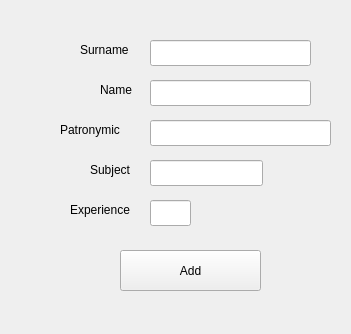
<?xml version="1.0" encoding="UTF-8"?>
<ui version="4.0">
 <class>addteacher</class>
 <widget class="QWidget" name="addteacher">
  <property name="geometry">
   <rect>
    <x>0</x>
    <y>0</y>
    <width>351</width>
    <height>334</height>
   </rect>
  </property>
  <property name="windowTitle">
   <string>Form</string>
  </property>
  <widget class="QLineEdit" name="surname1">
   <property name="geometry">
    <rect>
     <x>150</x>
     <y>40</y>
     <width>161</width>
     <height>26</height>
    </rect>
   </property>
  </widget>
  <widget class="QLineEdit" name="experience1">
   <property name="geometry">
    <rect>
     <x>150</x>
     <y>200</y>
     <width>41</width>
     <height>26</height>
    </rect>
   </property>
  </widget>
  <widget class="QLineEdit" name="subject1">
   <property name="geometry">
    <rect>
     <x>150</x>
     <y>160</y>
     <width>113</width>
     <height>26</height>
    </rect>
   </property>
  </widget>
  <widget class="QLineEdit" name="patronymic1">
   <property name="geometry">
    <rect>
     <x>150</x>
     <y>120</y>
     <width>181</width>
     <height>26</height>
    </rect>
   </property>
  </widget>
  <widget class="QLineEdit" name="name1">
   <property name="geometry">
    <rect>
     <x>150</x>
     <y>80</y>
     <width>161</width>
     <height>26</height>
    </rect>
   </property>
  </widget>
  <widget class="QPushButton" name="pushButton_2">
   <property name="geometry">
    <rect>
     <x>120</x>
     <y>250</y>
     <width>141</width>
     <height>41</height>
    </rect>
   </property>
   <property name="text">
    <string>Add</string>
   </property>
  </widget>
  <widget class="QLabel" name="label">
   <property name="geometry">
    <rect>
     <x>80</x>
     <y>40</y>
     <width>61</width>
     <height>20</height>
    </rect>
   </property>
   <property name="text">
    <string>Surname</string>
   </property>
  </widget>
  <widget class="QLabel" name="label_2">
   <property name="geometry">
    <rect>
     <x>100</x>
     <y>80</y>
     <width>41</width>
     <height>20</height>
    </rect>
   </property>
   <property name="text">
    <string>Name</string>
   </property>
  </widget>
  <widget class="QLabel" name="label_3">
   <property name="geometry">
    <rect>
     <x>60</x>
     <y>120</y>
     <width>81</width>
     <height>20</height>
    </rect>
   </property>
   <property name="text">
    <string>Patronymic</string>
   </property>
  </widget>
  <widget class="QLabel" name="label_4">
   <property name="geometry">
    <rect>
     <x>90</x>
     <y>160</y>
     <width>51</width>
     <height>19</height>
    </rect>
   </property>
   <property name="text">
    <string>Subject</string>
   </property>
  </widget>
  <widget class="QLabel" name="label_5">
   <property name="geometry">
    <rect>
     <x>70</x>
     <y>200</y>
     <width>81</width>
     <height>20</height>
    </rect>
   </property>
   <property name="text">
    <string>Experience</string>
   </property>
  </widget>
 </widget>
 <resources/>
 <connections/>
</ui>
